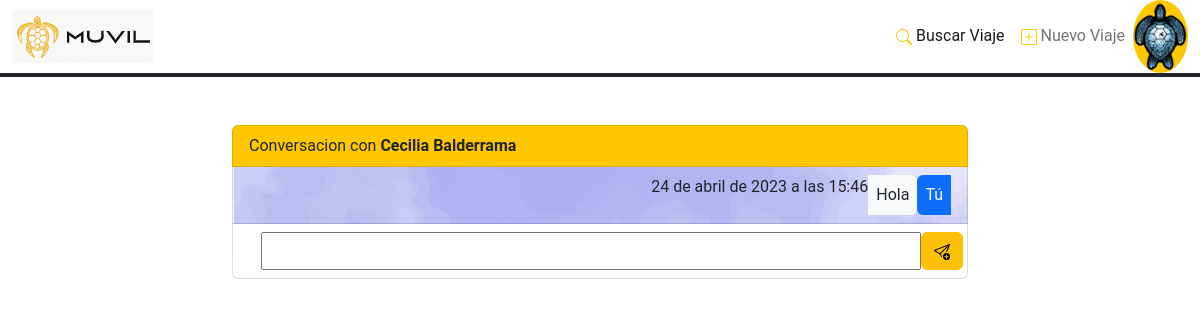
/conversacion/12, run on an earlier commit of the app's database.
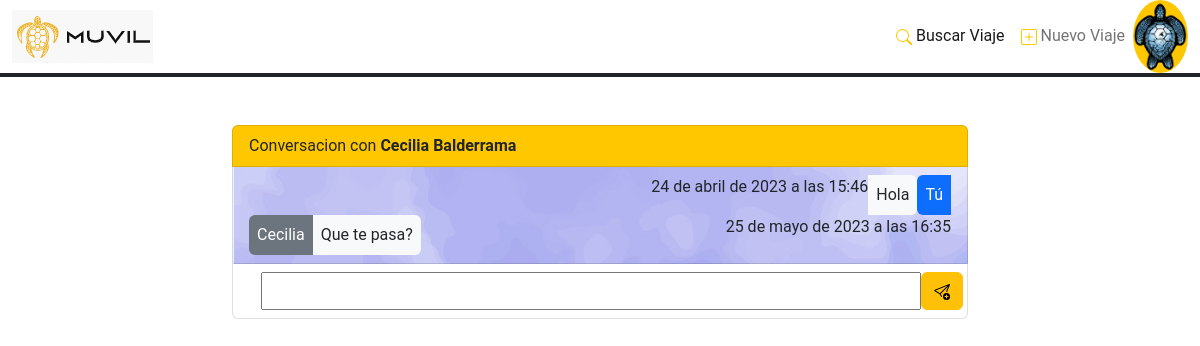
And on a later commit of the database.
### Aplicaciones/FrontEnd/models.py (models this page shows, shortened)
class Mensajes (models.Model):
    id_persona_publicador = models.ForeignKey(Personas,to_field='id', on_delete=models.CASCADE, related_name='id_publicador_m')
    id_persona_receptor = models.ForeignKey(Personas, to_field='id', on_delete=models.CASCADE, related_name='id_receptor_m')
    mensaje = models.CharField(max_length=3000, blank=True, null=True)
    flg_leido = models.BooleanField(default=False)
    fec_created = models.DateTimeField(auto_now_add=True)
    fec_updated = models.DateTimeField(auto_now=True)
    class Meta:
        verbose_name = 'mensajes'
        verbose_name_plural = 'mensajes'

class Personas (models.Model):
    nombre = models.CharField(max_length=64)
    apellido1 = models.CharField(max_length=64)
    apellido2 = models.CharField(max_length=64, blank=True, null=True)
    fec_nacimiento = models.DateField(blank=True, null=True)
    tipo_documento = models.CharField (max_length=8)
    numero_documento = models.CharField(max_length=32)
    email = models.CharField(max_length=320)
    numero_telefono = models.PositiveIntegerField(validators=[MaxValueValidator(999999999)])
    genero = models.CharField(max_length=1, choices=genero, default='F', blank=True, null=True)
    password = models.CharField(max_length=30, default='<NO_PASSWORD>')
    puntuacion = models.DecimalField(max_digits=2, decimal_places=1, default=3.5, blank=True, null=True)
    prestigio = models.CharField(max_length=2, choices=prestigio, default='B', blank=True, null=True)
    numero_opiniones = models.PositiveIntegerField(default = '0', blank=True, null=True)
    descripcion = models.CharField(max_length=3000, blank=True, null=True)
    imagen = models.ImageField(upload_to='images/users_profile', default="images/users_profile/avatar-mujer.jpg")
    pref_conversacion = models.PositiveIntegerField(default='1')
    pref_musica = models.PositiveIntegerField(default='1')
    pref_mascota = models.PositiveIntegerField(default='1')
    pref_fumar = models.PositiveIntegerField(default='1')
    pref_comida = models.PositiveIntegerField(default='1')
    notif_noticiasofertas = models.PositiveIntegerField(default='3')
    notif_opiniones = models.PositiveIntegerField(default='3')
    notif_reservas = models.PositiveIntegerField(default='3')
    fec_created = models.DateTimeField(auto_now_add=True)
    fec_updated = models.DateTimeField(auto_now=True)
    class Meta:
        verbose_name = 'personas'
        verbose_name_plural = 'personas'

### Aplicaciones/FrontEnd/views.py (the view)
# urls.py: path('conversacion/<int:idP><int:idPc>', v_conversacion, name='n_conversacion'),
def v_conversacion(request, idP, idPc):
    usuario = Personas.objects.get(id=idP)
    usuario_receptor = Personas.objects.get(id=idPc)
    listado_mensajes = Mensajes.objects.filter(Q(id_persona_publicador=usuario, id_persona_receptor=usuario_receptor) | Q(id_persona_publicador=usuario_receptor, id_persona_receptor=usuario)).order_by('fec_created')
    args = {
            "idP": idP,
            "usuario": usuario,
            "usuario_receptor": usuario_receptor,
            "listado_mensajes": listado_mensajes
            }
    if request.method == "POST":
        mensaje = request.POST.get('mensaje', False)
        nuevo_mensaje = Mensajes(id_persona_publicador=usuario, id_persona_receptor=usuario_receptor, flg_leido=False, mensaje=mensaje)
        nuevo_mensaje.save()
        return render(request, "conversacion.html", args)
    else:
        return render(request, "conversacion.html", args)

### Aplicaciones/FrontEnd/templates/conversacion.html (shortened to what this page needs)
{% load static %}
<!DOCTYPE html>
<html lang="en">
<head>
</head>
<body>
	{% include "cabecera.html" %}
    <div class="container">
      <div class="row justify-content-center">
        <div class="col-12 col-md-8 mt-5">
          <ul class="list-group">
            <li class="list-group-item fondo-prim">Conversacion con <strong>{{usuario_receptor.nombre}} {{usuario_receptor.apellido1}}</strong></li>
            <li class="list-group-item" style="background-image: url('{% static 'img/chat-background4.jpg' %}');">
              {% for m in listado_mensajes %}
              <div class="d-flex {% if m.id_persona_publicador_id == idP %} flex-row-reverse {% endif %} align-items-start">
                <div class="p-2 {% if m.id_persona_publicador_id == idP %} bg-primary {% else %} bg-secondary {% endif %} text-white rounded-start">
                  {% if m.id_persona_publicador_id == idP %} Tú {% else %} {{m.id_persona_publicador.nombre}} {% endif %}
                </div>
                <div class="p-2 bg-light rounded-end">{{m.mensaje}}</div>
                <div class="ms-auto text-dark">{{m.fec_created}}</div>
              </div>
            {% endfor %}
            </li>
            <li class="list-group-item d-flex flex-row-reverse">
			  <form method="POST" class="post-form row w-100" id="form-conversacion"> {% csrf_token %}
                <input type="text" id="mensaje" name="mensaje" style="width:94%;">
                <button type="submit" class="btn btn-warning btn-guardar col-auto">
                  <img alt="Añadir" src='{% static "icon/send-plus.svg" %}'>
                </button>
              </form>
            </li>
          </ul>
        </div>
      </div>
    </div>
</body>
</html>

What changed in the data, as far as the page shows it:
added Mensajes: id_persona_publicador.nombre "Cecilia", mensaje "Que te pasa?", fec_created "25 de mayo de 2023 a las 16:35"
